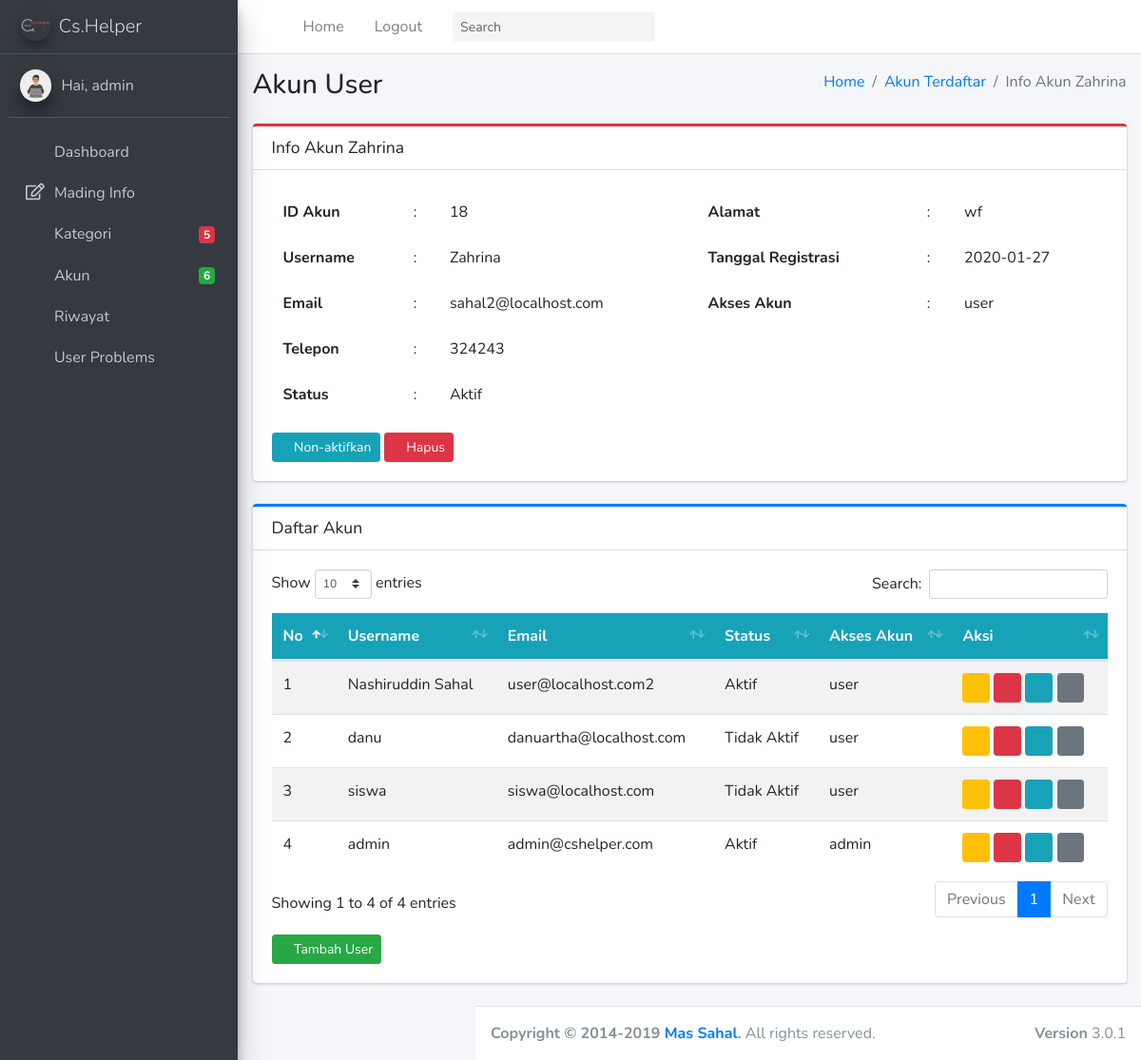
/admin/akun.php?page=info_akun&id=18 (signed in), run on the app's committed database.
### tables this page shows
CREATE TABLE `tb_akun` (
  `id_akun` int(11) NOT NULL,
  `username_akun` varchar(100) NOT NULL,
  `email_akun` varchar(100) NOT NULL,
  `telepon_akun` int(25) NOT NULL,
  `password_akun` varchar(100) NOT NULL,
  `alamat_akun` text NOT NULL,
  `status_akun` varchar(50) NOT NULL DEFAULT 'Tidak Aktif',
  `akses_akun` varchar(50) NOT NULL,
  `registrasi_akun` date NOT NULL,
  `motto_akun` text NOT NULL,
  `foto_akun` varchar(100) NOT NULL DEFAULT 'user.png'
);

### admin/akun.php (the view, shortened to what this page needs)
<?php
include('../koneksi.php');
?>
<!DOCTYPE html>
<html>
<head>
  <link rel="stylesheet" href="plugins/fontawesome-free/css/all.min.css">
  <link rel="stylesheet" href="https://code.ionicframework.com/ionicons/2.0.1/css/ionicons.min.css">
  <link rel="stylesheet" href="plugins/sweetalert2-theme-bootstrap-4/bootstrap-4.min.css">
  <link rel="stylesheet" href="plugins/toastr/toastr.min.css">
  <link rel="stylesheet" href="plugins/tempusdominus-bootstrap-4/css/tempusdominus-bootstrap-4.min.css">
  <link rel="stylesheet" href="plugins/icheck-bootstrap/icheck-bootstrap.min.css">
  <link rel="stylesheet" href="plugins/datatables-bs4/css/dataTables.bootstrap4.css">
  <link rel="stylesheet" href="dist/css/adminlte.min.css">
  <link rel="stylesheet" href="plugins/overlayScrollbars/css/OverlayScrollbars.min.css">
  <link rel="stylesheet" href="plugins/daterangepicker/daterangepicker.css">
  <link rel="stylesheet" href="plugins/summernote/summernote-bs4.css">
  <link rel="stylesheet" href="fonts/font.css">
</head>
<body class="hold-transition sidebar-mini layout-fixed">
  <div class="wrapper">
    <?php include('layouts/header.php'); ?>
    <?php include("layouts/sidebar.php"); ?>
    <div class="content-wrapper">
      <?php
      if (isset($_GET['page'])) {
        $page = $_GET['page'];
        switch ($page) {
          case 'info_akun':
            include("proses/info_akun.php");
            break;
        }
      ?>
      <div class="content">
        <div class="container-fluid">
          <div class="row mb-2">
            <div class="col">
              <div class="card card-primary card-outline">
                <div class="card-header">
                  <h5 class="card-title m-0">Daftar Akun</h5>
                </div>
                <div class="card-body">
                  <div class="table-responsive">
                    <table class="table table-hover table-striped" id="table1">
                      <thead class="text-light bg-info">
                        <tr>
                          <th>No</th>
                          <th>Username</th>
                          <th>Email</th>
                          <th>Status</th>
                          <th>Akses Akun</th>
                          <th>Aksi</th>
                        </tr>
                      </thead>
                      <tbody>
                        <?php
                        $id_profile = $_SESSION['akun']['id_akun'];
                        $query = mysqli_query($koneksi, "SELECT * FROM tb_akun WHERE id_akun!='$data[id_akun]' AND id_akun!='$id_profile'");
                        $no = 0;
                        while ($data = mysqli_fetch_assoc($query)) {
                        ?>
                          <tr>
                            <td><?= $no += 1; ?></td>
                            <td><?= $data['username_akun']; ?></td>
                            <td><?= $data['email_akun']; ?></td>
                            <td><?= $data['status_akun']; ?></td>
                            <td><?= $data['akses_akun']; ?></td>
                            <td>
                              <a href="?page=edit_akun&id=<?= $data['id_akun']; ?>" class="btn  btn-warning btn-sm" data-toggle="tooltip" data-placement="bottom" title="Edit"><i class="fa fa-edit"></i></a>
                              <a href="?page=hapus_akun&id=<?= $data['id_akun']; ?>" onclick="return confirm('Yakin Ingin Menghapus Ini?')" class="btn btn-danger btn-sm" data-toggle="tooltip" data-placement="bottom" title="Hapus"><i class="fa fa-trash-alt"></i></a>
                              <?php if ($data['status_akun'] == 'Tidak Aktif') { ?>
                                <a href="?page=aktif_akun&id=<?= $data['id_akun']; ?>" class="btn btn-info btn-sm" data-toggle="tooltip" data-placement="bottom" title="Aktifkan"><i class="fa fa-lock-open"></i></a>
                              <?php } elseif ($data['status_akun'] == 'Aktif') { ?>
                                <a href="?page=nonaktifkan_akun&id=<?= $data['id_akun']; ?>" class="btn btn-info btn-sm" data-toggle="tooltip" data-placement="bottom" title="Non-Aktifkan"><i class="fa fa-lock"></i></a>
                              <?php } ?>
                              <a href="?page=info_akun&id=<?= $data['id_akun']; ?>" class="btn btn-secondary btn-sm" data-toggle="tooltip" data-placement="bottom" title="Selengkapnya"><i class="fa fa-angle-right"></i></a>
                            </td>
                          </tr>
                        <?php } ?>
                      </tbody>
                    </table>
                  </div>
                  <div class="mt-3">
                    <a href="#" data-toggle="modal" data-target="#tambahuser" class="btn btn-sm btn-success"><span class="fa fa-plus"></span> Tambah User</a>
                  </div>
                </div>
              </div>
            </div>
          </div>
        </div>
      </div>
      <?php
      }else if(!isset($_GET['page'])){
      ?>
      <section class="content-header">
        <div class="container-fluid">
          <div class="row mb-2">
            <div class="col-sm-6">
              <h1>Akun Terdaftar</h1>
            </div>
            <div class="col-sm-6">
              <ol class="breadcrumb float-sm-right">
                <li class="breadcrumb-item"><a href="index.php">Dashboard</a></li>
                <li class="breadcrumb-item active">Akun Terdaftar</li>
              </ol>
            </div>
          </div>
        </div>
      </section>
      <div class="content">
        <div class="container-fluid">
          <div class="row mb-2">
            <div class="col">
              <div class="card card-primary card-outline">
                <div class="card-header">
                  <h5 class="card-title m-0">Daftar Akun</h5>
                </div>
                <div class="card-body">
                  <div class="table-responsive">
                    <table class="table table-hover table-striped" id="table1">
                      <thead class="text-light bg-info">
                        <tr>
                          <th>No</th>
                          <th>Username</th>
                          <th>Email</th>
                          <th>Status</th>
                          <th>Akses Akun</th>
                          <th>Aksi</th>
                        </tr>
                      </thead>
                      <tbody>
                        <?php
                        $id_profile = $_SESSION['akun']['id_akun'];
                        $query = mysqli_query($koneksi, "SELECT * FROM tb_akun WHERE id_akun!='$id_profile'");
                        $no = 0;
                        while ($data = mysqli_fetch_assoc($query)) {
                        ?>
                          <tr>
                            <td><?= $no += 1; ?></td>
                            <td><?= $data['username_akun']; ?></td>
                            <td><?= $data['email_akun']; ?></td>
                            <td><?= $data['status_akun']; ?></td>
                            <td><?= $data['akses_akun']; ?></td>
                            <td>
                              <a href="?page=edit_akun&id=<?= $data['id_akun']; ?>" class="btn  btn-warning btn-sm" data-toggle="tooltip" data-placement="bottom" title="Edit"><i class="fa fa-edit"></i></a>
                              <a href="?page=hapus_akun&id=<?= $data['id_akun']; ?>" onclick="return confirm('Yakin Ingin Menghapus Ini?')" class="btn  btn-danger btn-sm" data-toggle="tooltip" data-placement="bottom" title="Hapus"><i class="fa fa-trash-alt"></i></a>
                              <?php if ($data['status_akun'] == 'Tidak Aktif') { ?>
                                <a href="?page=aktif_akun&id=<?= $data['id_akun']; ?>" class="btn  btn-info btn-sm" data-toggle="tooltip" data-placement="bottom" title="Aktifkan"><i class="fa fa-lock-open"></i></a>
                              <?php } elseif ($data['status_akun'] == 'Aktif') { ?>
                                <a href="?page=nonaktifkan_akun&id=<?= $data['id_akun']; ?>" class="btn  btn-info btn-sm" data-toggle="tooltip" data-placement="bottom" title="Non-Aktifkan"><i class="fa fa-lock"></i></a>
                              <?php } ?>
                              <a href="?page=info_akun&id=<?= $data['id_akun']; ?>" class="btn  btn-secondary btn-sm" data-toggle="tooltip" data-placement="bottom" title="Selengkapnya"><i class="fa fa-angle-right"></i></a>
                            </td>
                          </tr>
                        <?php } ?>
                      </tbody>
                    </table>
                  </div>
                  <div class="mt-3">
                    <a href="#" data-toggle="modal" data-target="#tambahakun" class="btn btn-sm btn-success"><span class="fa fa-plus"></span> Tambah Akun</a>
                  </div>
                </div>
              </div>
            </div>
          </div>
        </div>
      </div>
    </div>
    <?php } ?>
    <footer class="main-footer">
      <strong>Copyright &copy; 2014-2019 <a href="http://massahalofficial.site">Mas Sahal</a>.</strong>
      All rights reserved.
      <div class="float-right d-none d-sm-inline-block">
        <b>Version</b> 3.0.1
      </div>
    </footer>
  </div>
</body>
</html>

### admin/proses/info_akun.php (shortened to what this page needs)
<?php
$id = $_GET['id'];
$edit = mysqli_query($koneksi,"SELECT * FROM tb_akun WHERE id_akun='$id'");
$data = mysqli_fetch_assoc($edit);
?>
    <section class="content-header">
        <div class="container-fluid">
            <div class="row mb-2">
                <div class="col-sm-6">
                    <h1>
                        Akun <?php if ($data['akses_akun'] == 'user') {
                            echo"User";}elseif($data['akses_akun'] == 'admin'){
                                echo"Admin"; }else{echo"Error / Jenis Akun Tidak Terdaftar";} ?>
                    </h1>
                </div>
                <div class="col-sm-6">
                    <ol class="breadcrumb float-sm-right">
                        <li class="breadcrumb-item"><a href="index.php">Home</a></li>
                        <li class="breadcrumb-item"><a href="akun.php">Akun Terdaftar</a></li>
                        <li class="breadcrumb-item active">Info Akun <?= $data['username_akun']; ?></li>
                    </ol>
                </div>
            </div>
        </div>
    </section>
    <div class="content">
        <div class="container-fluid">
            <div class="row mb-2">
                <div class="col">
                    <div class="card card-danger card-outline">
                        <div class="card-header">
                            <h5 class="card-title m-0">Info Akun <?= $data['username_akun']; ?></h5>
                        </div>
                        <div class="card-body">
                            <div class="row">
                                <div class="col-6">
                                    <table class="table table-borderless">
                                        <tr>
                                            <th>ID Akun</th>
                                            <td>:</td>
                                            <td><?= $data['id_akun']; ?></td>
                                        </tr>
                                        <tr>
                                            <th>Username</th>
                                            <td>:</td>
                                            <td><?= $data['username_akun']; ?></td>
                                        </tr>
                                        <tr>
                                            <th>Email</th>
                                            <td>:</td>
                                            <td><?= $data['email_akun']; ?></td>
                                        </tr>
                                        <tr>
                                            <th>Telepon</th>
                                            <td>:</td>
                                            <td><?= $data['telepon_akun']; ?></td>
                                        </tr>
                                        <tr>
                                            <th>Status</th>
                                            <td>:</td>
                                            <td><?= $data['status_akun']; ?></td>
                                        </tr>
                                    </table>
                                </div>
                                <div class="col-6">
                                    <table class="table table-borderless">
                                        <tr>
                                            <th>Alamat</th>
                                            <td>:</td>
                                            <td><?= $data['alamat_akun']; ?></td>
                                        </tr>
                                        <tr>
                                            <th>Tanggal Registrasi</th>
                                            <td>:</td>
                                            <td><?= $data['registrasi_akun']; ?></td>
                                        </tr>
                                        <tr>
                                            <th>Akses Akun</th>
                                            <td>:</td>
                                            <td><?= $data['akses_akun']; ?></td>
                                        </tr>
                                    </table>
                                </div>
                                <div class="col-12 align-right ">
                                    <form method="post">
                                        <?php
                                        if ($data['status_akun'] == 'Tidak Aktif') { ?>
                                            <button type="submit" class="btn btn-sm btn-info" name="aktifkan"><i class="fas fa-lock-open"></i> Aktifkan</button>
                                        <?php } else { ?>
                                            <button type="submit" name="nonaktif" class="btn btn-sm btn-info"><i class="fas fa-lock"></i> Non-aktifkan</button>
                                        <?php } ?>
                                        <button type="submit" onclick="return confirm('Yakin Ingin Menghapus Ini?')" name="hapus" class="btn btn-sm btn-danger"><i class="fas fa-trash-alt"></i> Hapus</button>
                                    </form>
                                </div>
                            </div>
                        </div>
                    </div>
                </div>
            </div>
        </div>
    </div>

### data on the page
tb_akun: username_akun "Zahrina", id_akun "18", email_akun "sahal2@localhost.com", telepon_akun "324243", status_akun "Aktif", alamat_akun "wf", registrasi_akun "2020-01-27", akses_akun "user"
tb_akun: no "1", username_akun "Nashiruddin Sahal", email_akun "user@localhost.com2", status_akun "Aktif", akses_akun "user"
tb_akun: no "2", username_akun "danu", email_akun "danuartha@localhost.com", status_akun "Tidak Aktif", akses_akun "user"
tb_akun: no "3", username_akun "siswa", email_akun "siswa@localhost.com", status_akun "Tidak Aktif", akses_akun "user"
tb_akun: no "4", username_akun "admin", email_akun "admin@cshelper.com", status_akun "Aktif", akses_akun "admin"

### other printed values
$_SESSION['akun']['username_akun'] "admin"
mysqli_num_rows($kategori) "5"
mysqli_num_rows($akun) "6"
